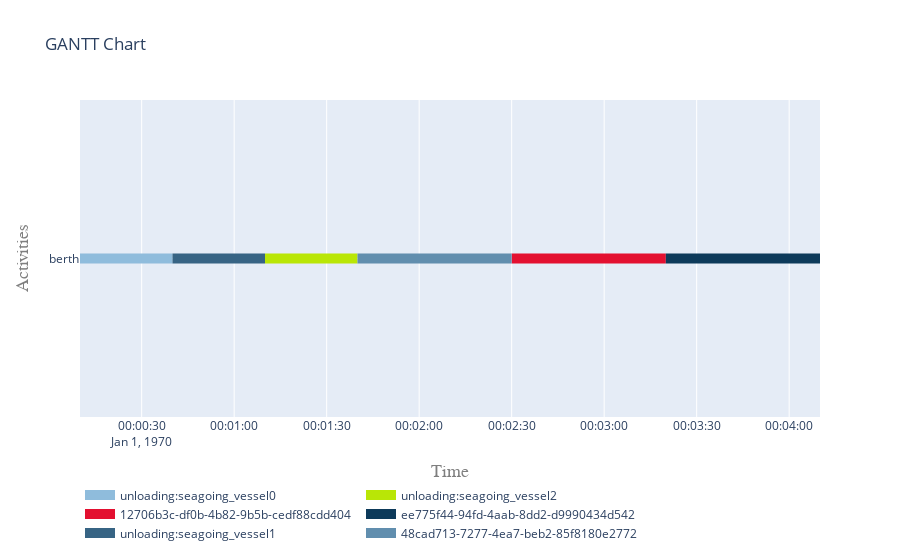

Notebook code cell kept with this figure:
### Code cell
fig = plot.get_gantt_chart(
    [berth, seagoing_vessel],
    id_map=[*activities_seagoing_vessel.values()]
)

### Figure 1 — Plotly figure (JSON) as saved in the notebook; plotly's stock layout.template omitted (floating-point values rounded to 4 significant figures)
{"data": [{"connectgaps": false, "hoverinfo": "y+name", "line": {"color": "rgb(143,188,220)", "width": 10}, "mode": "lines", "name": "unloading:seagoing_vessel0", "type": "scatter", "x": ["1970-01-01T00:00:10", "1970-01-01T00:00:10", "1970-01-01T00:00:40", "1970-01-01T00:00:40", "1970-01-01T00:00:40"], "y": ["berth", "berth", "berth", "berth", null]}, {"connectgaps": false, "hoverinfo": "y+name", "line": {"color": "rgb(185,230,6)", "width": 10}, "mode": "lines", "name": "unloading:seagoing_vessel2", "type": "scatter", "x": ["1970-01-01T00:01:10", "1970-01-01T00:01:10", "1970-01-01T00:01:40", "1970-01-01T00:01:40", "1970-01-01T00:01:40"], "y": ["berth", "berth", "berth", "berth", null]}, {"connectgaps": false, "hoverinfo": "y+name", "line": {"color": "rgb(227,16,48)", "width": 10}, "mode": "lines", "name": "12706b3c-df0b-4b82-9b5b-cedf88cdd404", "type": "scatter", "x": ["1970-01-01T00:02:30", "1970-01-01T00:02:30", "1970-01-01T00:03:20", "1970-01-01T00:03:20", "1970-01-01T00:03:20"], "y": ["berth", "berth", "berth", "berth", null]}, {"connectgaps": false, "hoverinfo": "y+name", "line": {"color": "rgb(13,58,90)", "width": 10}, "mode": "lines", "name": "ee775f44-94fd-4aab-8dd2-d9990434d542", "type": "scatter", "x": ["1970-01-01T00:03:20", "1970-01-01T00:03:20", "1970-01-01T00:04:10", "1970-01-01T00:04:10", "1970-01-01T00:04:10"], "y": ["berth", "berth", "berth", "berth", null]}, {"connectgaps": false, "hoverinfo": "y+name", "line": {"color": "rgb(55,100,132)", "width": 10}, "mode": "lines", "name": "unloading:seagoing_vessel1", "type": "scatter", "x": ["1970-01-01T00:00:40", "1970-01-01T00:00:40", "1970-01-01T00:01:10", "1970-01-01T00:01:10", "1970-01-01T00:01:10"], "y": ["berth", "berth", "berth", "berth", null]}, {"connectgaps": false, "hoverinfo": "y+name", "line": {"color": "rgb(97,142,174)", "width": 10}, "mode": "lines", "name": "48cad713-7277-4ea7-beb2-85f8180e2772", "type": "scatter", "x": ["1970-01-01T00:01:40", "1970-01-01T00:01:40", "1970-01-01T00:02:30", "1970-01-01T00:02:30", "1970-01-01T00:02:30"], "y": ["berth", "berth", "berth", "berth", null]}], "layout": {"hovermode": "closest", "legend": {"orientation": "h", "x": 0, "y": -0.2}, "title": {"text": "GANTT Chart"}, "xaxis": {"range": ["1970-01-01T00:00:10", "1970-01-01T00:04:10"], "title": {"font": {"color": "#7f7f7f", "family": "Courier New, monospace", "size": 18}, "text": "Time"}}, "yaxis": {"title": {"font": {"color": "#7f7f7f", "family": "Courier New, monospace", "size": 18}, "text": "Activities"}}}}
